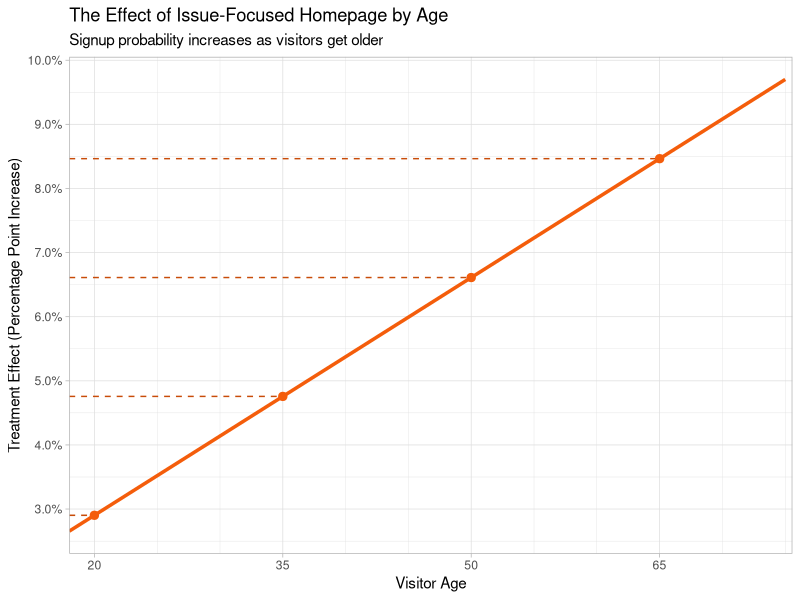

The R script that drew this image:
## ---- chunk 1
knitr::opts_chunk$set(
  echo = TRUE,
  warning = FALSE,
  message = FALSE,
  fig.width = 10,
  fig.height = 7,
  fig.retina = 2,
  fig.align = 'center'
  )
## ---- chunk 2
library(ggplot2)
## ---- chunk 3
set.seed(123) # This ensures replicabiltiy 
n <- 1500 # Total visitors to the site

# Random treatment assessment
treatment <- rbinom(n = n, size = 1, prob = 0.5) 
# rbinom() generates random deviates from a binomial distribution, this is what allows us to simulate our A/B test. 

# Potential outcomes for each visitor
p_control <- 0.12 # 12% control sign-up rate
p_treated <- 0.17 # 17% treatment sign-up rate

Y0 <- rbinom(n = n, size = 1, prob = p_control)
Y1 <- rbinom(n = n, size = 1, prob = p_treated)

# Realized outcome - single results actually observed for each visitor, 
support_signup <- ifelse(treatment == 1, Y1, Y0)

# Create a data frame
party_ab <- data.frame(
  visitor_id = 1:n,
  treatment = treatment,
  support_signup = support_signup
)
## ---- chunk 4
logit_model <- glm(support_signup ~ treatment, data = party_ab, family = binomial(link = "logit"))

summary(logit_model)

## Result:
## Call:
## glm(formula = support_signup ~ treatment, family = binomial(link = "logit"), 
## data = party_ab)
##
## Coefficients:
##             Estimate Std. Error z value Pr(>|z|)    
## (Intercept)  -2.1512     0.1189 -18.097  < 2e-16 ***
## treatment     0.4756     0.1558   3.052  0.00227 ** 
## ---
## Signif. codes:  0 ‘***’ 0.001 ‘**’ 0.01 ‘*’ 0.05 ‘.’ 0.1 ‘ ’ 1
##
## (Dispersion parameter for binomial family taken to be 1)
##
##     Null deviance: 1163.0  on 1499  degrees of freedom
## Residual deviance: 1153.5  on 1498  degrees of freedom
## AIC: 1157.5
##
## Number of Fisher Scoring iterations: 4
## ---- chunk 5

p_hat_control <- predict(
  logit_model, 
  newdata = data.frame(treatment = 0),
  type = "response"
)

# p_hat_control is the predicted probability of the logistic regression model that a specific visitor will sign-up if shown standard homepage 

p_hat_treated <-predict(
  logit_model, 
  newdata = data.frame(treatment = 1),
  type = "response"
)

# p_hat_treated is the predicted probability of the logistic regression model that a specific visitor will sign-up if shown the issue-focused homepage. 

# Given p_hat_control and p_hat_treated, we can calculate the ATE:

ate_logit <- p_hat_treated - p_hat_control

ate_logit

# 0.0534603 

## ---- chunk 6
set.seed(2024) 

# Simulate visitor ages using a normal distribution, limit them between 18 and 75 to refect a realistic electorate
party_ab$age <- round(pmin(pmax(rnorm(nrow(party_ab), mean = 40, sd = 12), 18), 75))

# Use a binomial distribution to randomly assign a "high interest" trait to 40% of the visitors 
party_ab$high_interest <- rbinom(nrow(party_ab), size = 1, prob = 0.4)

# Verify that the new data was added correctly
head(party_ab[, c("visitor_id", "treatment", "support_signup", "age", "high_interest")])

# To examine age-related heterogeneity, create a new linear model using lm()
lm_het_age <- lm(support_signup ~ treatment  * age, data = party_ab)

lm_het_age

## Call:
## lm(formula = support_signup ~ treatment * age, data = party_ab)
##
## Coefficients:
##  (Intercept)      treatment            age  treatment:age  
##     0.061994       0.004307       0.001042       0.001236  
## ---- chunk 7
# Create a sequence of ages from 18 to 75.
age_seq <- seq(18,75, by = 1)

# Create a new sequence for displaying larger intervals
major_age <- seq(20,75, by = 15) 

# Extract coefficients from lm_het_age
treat <- coef(lm_het_age)["treatment"]
inter <- coef(lm_het_age)["treatment:age"]

# Create a data frame for the plot
marginal_effect_data <- data.frame(
  age = age_seq,
  treatment_effect = treat + (inter * age_seq)
)

# Filter the dataset to include only the rows where the visitor's age matches the 15-year intervals
interval_data <- subset(marginal_effect_data, age %in% major_age)

# Plot the marginal effect of age on treatment
ggplot(marginal_effect_data, aes(x = age, y = treatment_effect)) +
  geom_line(colour = "#F45D0B", linewidth = 1.2) +
  geom_segment(data = interval_data,
               aes(x = 18, xend = age,
                   y = treatment_effect, yend = treatment_effect),
               linetype = "dashed", colour = "#C84C09") +
  geom_point(data = interval_data, 
             colour = "#F45D0B", 
             size = 2.5) +
  scale_x_continuous(breaks = major_age,
                     minor_breaks = seq(15,75, by = 5),
                     limits = c(18,75),
                     expand = expansion(mult = c(0,0.01))
                     ) +
  scale_y_continuous(labels = scales::percent_format(accuracy = 0.1),
                     breaks = seq (0, 0.1, by = 0.01)) +
  labs(
    title = "The Effect of Issue-Focused Homepage by Age",
    subtitle = "Signup probability increases as visitors get older",
    x = "Visitor Age",
    y = "Treatment Effect (Percentage Point Increase)"
) +
  theme(panel.grid.major = element_line(colour = "#DCDCDC" ),
        panel.grid.minor = element_line(colour = "#DCDCDC")
) +
  theme_light()
